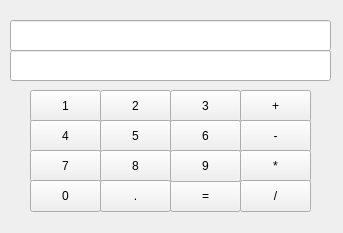
<?xml version="1.0" encoding="UTF-8"?>
<ui version="4.0">
 <class>Widget</class>
 <widget class="QWidget" name="Widget">
  <property name="geometry">
   <rect>
    <x>0</x>
    <y>0</y>
    <width>343</width>
    <height>233</height>
   </rect>
  </property>
  <property name="windowTitle">
   <string>Widget</string>
  </property>
  <widget class="QLineEdit" name="display">
   <property name="geometry">
    <rect>
     <x>10</x>
     <y>20</y>
     <width>321</width>
     <height>31</height>
    </rect>
   </property>
  </widget>
  <widget class="QPushButton" name="pushButton_1">
   <property name="geometry">
    <rect>
     <x>30</x>
     <y>90</y>
     <width>71</width>
     <height>32</height>
    </rect>
   </property>
   <property name="text">
    <string>1</string>
   </property>
  </widget>
  <widget class="QPushButton" name="pushButton_2">
   <property name="geometry">
    <rect>
     <x>100</x>
     <y>90</y>
     <width>71</width>
     <height>32</height>
    </rect>
   </property>
   <property name="text">
    <string>2</string>
   </property>
  </widget>
  <widget class="QPushButton" name="btn_add">
   <property name="geometry">
    <rect>
     <x>240</x>
     <y>90</y>
     <width>71</width>
     <height>32</height>
    </rect>
   </property>
   <property name="text">
    <string>+</string>
   </property>
  </widget>
  <widget class="QPushButton" name="equal_pushButton">
   <property name="geometry">
    <rect>
     <x>170</x>
     <y>180</y>
     <width>71</width>
     <height>32</height>
    </rect>
   </property>
   <property name="text">
    <string>=</string>
   </property>
  </widget>
  <widget class="QPushButton" name="pushButton_3">
   <property name="geometry">
    <rect>
     <x>170</x>
     <y>90</y>
     <width>71</width>
     <height>32</height>
    </rect>
   </property>
   <property name="text">
    <string>3</string>
   </property>
  </widget>
  <widget class="QPushButton" name="pushButton_4">
   <property name="geometry">
    <rect>
     <x>30</x>
     <y>120</y>
     <width>71</width>
     <height>32</height>
    </rect>
   </property>
   <property name="text">
    <string>4</string>
   </property>
  </widget>
  <widget class="QPushButton" name="pushButton_5">
   <property name="geometry">
    <rect>
     <x>100</x>
     <y>120</y>
     <width>71</width>
     <height>32</height>
    </rect>
   </property>
   <property name="text">
    <string>5</string>
   </property>
  </widget>
  <widget class="QPushButton" name="pushButton_6">
   <property name="geometry">
    <rect>
     <x>170</x>
     <y>120</y>
     <width>71</width>
     <height>32</height>
    </rect>
   </property>
   <property name="text">
    <string>6</string>
   </property>
  </widget>
  <widget class="QPushButton" name="pushButton_7">
   <property name="geometry">
    <rect>
     <x>30</x>
     <y>150</y>
     <width>71</width>
     <height>32</height>
    </rect>
   </property>
   <property name="text">
    <string>7</string>
   </property>
  </widget>
  <widget class="QPushButton" name="pushButton_8">
   <property name="geometry">
    <rect>
     <x>170</x>
     <y>150</y>
     <width>71</width>
     <height>32</height>
    </rect>
   </property>
   <property name="text">
    <string>9</string>
   </property>
  </widget>
  <widget class="QPushButton" name="pushButton_9">
   <property name="geometry">
    <rect>
     <x>100</x>
     <y>150</y>
     <width>71</width>
     <height>32</height>
    </rect>
   </property>
   <property name="text">
    <string>8</string>
   </property>
  </widget>
  <widget class="QPushButton" name="pushButton_0">
   <property name="geometry">
    <rect>
     <x>30</x>
     <y>180</y>
     <width>71</width>
     <height>32</height>
    </rect>
   </property>
   <property name="text">
    <string>0</string>
   </property>
  </widget>
  <widget class="QPushButton" name="btn_minus">
   <property name="geometry">
    <rect>
     <x>240</x>
     <y>120</y>
     <width>71</width>
     <height>32</height>
    </rect>
   </property>
   <property name="text">
    <string>-</string>
   </property>
  </widget>
  <widget class="QPushButton" name="btn_mtpl">
   <property name="geometry">
    <rect>
     <x>240</x>
     <y>150</y>
     <width>71</width>
     <height>32</height>
    </rect>
   </property>
   <property name="text">
    <string>*</string>
   </property>
  </widget>
  <widget class="QPushButton" name="btn_divide">
   <property name="geometry">
    <rect>
     <x>240</x>
     <y>180</y>
     <width>71</width>
     <height>32</height>
    </rect>
   </property>
   <property name="text">
    <string>/</string>
   </property>
  </widget>
  <widget class="QPushButton" name="pushButton_dot">
   <property name="geometry">
    <rect>
     <x>100</x>
     <y>180</y>
     <width>71</width>
     <height>32</height>
    </rect>
   </property>
   <property name="text">
    <string>.</string>
   </property>
  </widget>
  <widget class="QLineEdit" name="display_2">
   <property name="geometry">
    <rect>
     <x>10</x>
     <y>50</y>
     <width>321</width>
     <height>31</height>
    </rect>
   </property>
  </widget>
 </widget>
 <resources/>
 <connections/>
</ui>
